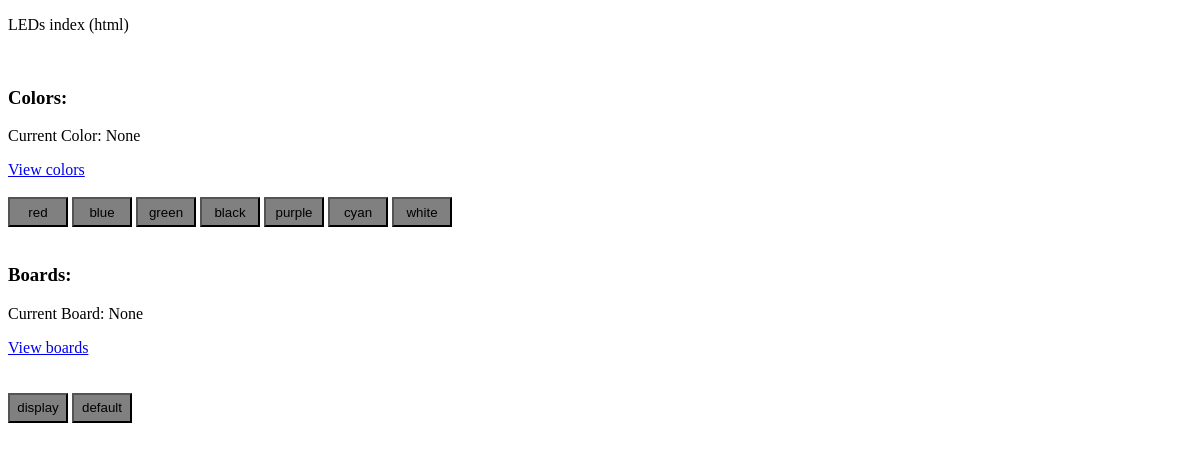
Before: /leds/ with the older database file.
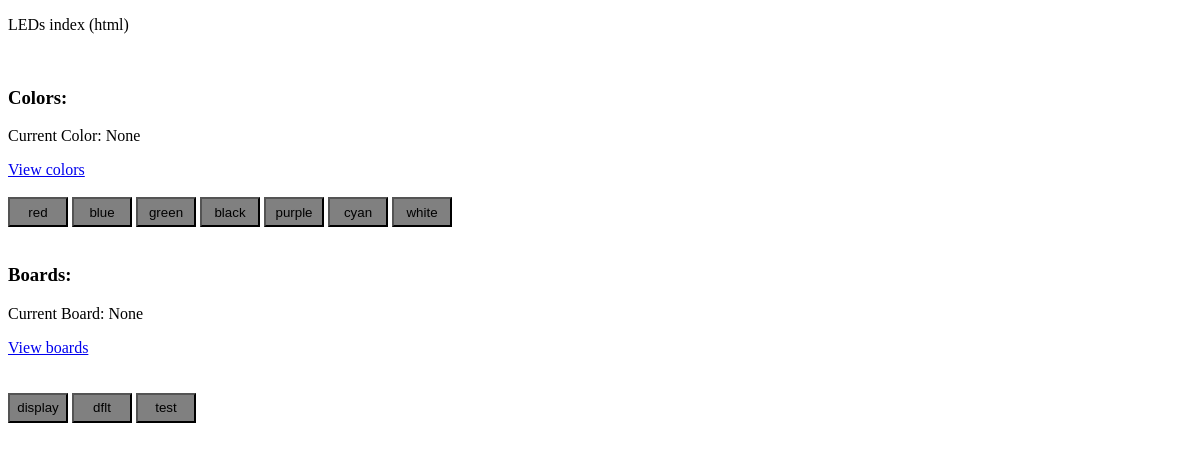
After: the same page with the newer database file.
### leds/models.py (models this page shows, shortened)
class Color(models.Model):
    label = models.CharField(default="no_label", max_length=20)
    r = models.PositiveSmallIntegerField(default=0)
    g = models.PositiveSmallIntegerField(default=0)
    b = models.PositiveSmallIntegerField(default=0)
    def json(self):
        dat = serializers.serialize("json", [self])
        return dat

class Board(models.Model):
    height = models.PositiveSmallIntegerField(default=8)
    width = models.PositiveSmallIntegerField(default=32)
    label = models.CharField(default="board", max_length=30)

### leds/views.py (the view)
# urls.py: path('', views.index, name='index'),
def index(request):
    all_colors = Color.objects.all() # change to selected colors
    all_boards = Board.objects.all() # change to selected boards
    try:
        current_color_label = request.session['current_color']
    except:
        current_color_label = None
    try:
        current_board_label = request.session['current_board']
        current_board = Board.objects.get(label=current_board_label)
        current_arr = current_board.display_arr()
    except:
        current_board = None
        current_arr = None
    context = {
        'current_arr': current_arr,
        'colors': all_colors,
        'boards': all_boards,
        'current_color': current_color_label,
        'current_board': current_board
     }
    return render(request, 'leds/index.html', context)

### leds/templates/leds/index.html (shortened to what this page needs)
{% extends "leds/base.html" %}
{% block body %}
    <p>LEDs index (html)</p>
    <br>
    {% block colors %}
        {% include "leds/color_preview.html" %}
    {% endblock %}
    <br>
    <br>
    {% block boards %}
        {% include "leds/board_preview.html" %}
    {% endblock %}
    <br>
{% endblock %}

### leds/templates/leds/base.html (shortened to what this page needs)
<!DOCTYPE html>
<html lang="en">
<head>
    {% load static %}
    <link rel="stylesheet" type="text/css" href="{% static 'leds/style.css' %}">
</head>
<body>
    {% block body %}{% endblock %}
</body>

### leds/templates/leds/color_preview.html
<h3>Colors:</h3>
<p>Current Color: {{ current_color }}</p>
<a href='colors/'>View colors</a><br>
<br>
{% for color in colors %}
<form class='led' action='colorClick/{{ color.label }}/' method='GET'>
    <button class='color' type='submit' onclick="changeCurrentColor(
        this, '{{ color.json }}')">{{ color.label }}</button>
</form>
{% endfor %}

### leds/templates/leds/board_preview.html
<h3>Boards:</h3>
<p>Current Board: {{ current_board }}</p>
<a href='boards/'>View boards</a><br>
<br><br>
{% for board in boards %}
<form class='led' action='boardClick/{{ board.label }}/' method='GET'>
    <button class='board' type='submit'>{{ board.label }}</button>
</form>
{% endfor %}

### leds/static/leds/style.css (style rules this page uses)
:root { --button-size: 30px; --button-margin: 5px; }
form.led { display: inline; }
button.color { background-color: gray; width: 60px; height: 30px; color: var(--color); }
button.board { background-color: gray; width: 60px; height: 30px; }

Changed rows visible on the page:
changed Board: label "default" → "dflt"
added Board: label "test"
